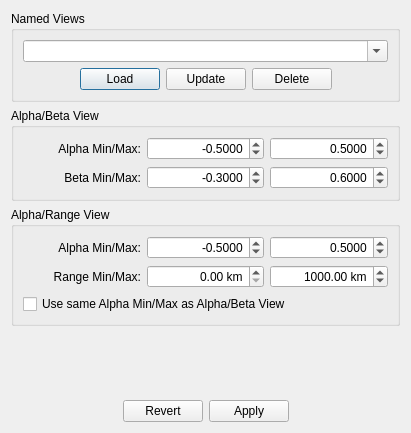
<ui version="4.0" >
 <class>ViewEditor</class>
 <widget class="QDialog" name="ViewEditor" >
  <property name="geometry" >
   <rect>
    <x>0</x>
    <y>0</y>
    <width>411</width>
    <height>433</height>
   </rect>
  </property>
  <property name="windowTitle" >
   <string>View Editor</string>
  </property>
  <layout class="QVBoxLayout" >
   <item>
    <widget class="QGroupBox" name="groupBox_3" >
     <property name="title" >
      <string>Named Views</string>
     </property>
     <layout class="QVBoxLayout" >
      <item>
       <widget class="QComboBox" name="presets_" >
        <property name="sizePolicy" >
         <sizepolicy vsizetype="Fixed" hsizetype="Expanding" >
          <horstretch>1</horstretch>
          <verstretch>0</verstretch>
         </sizepolicy>
        </property>
        <property name="editable" >
         <bool>true</bool>
        </property>
        <property name="currentIndex" >
         <number>-1</number>
        </property>
        <property name="insertPolicy" >
         <enum>QComboBox::NoInsert</enum>
        </property>
       </widget>
      </item>
      <item>
       <layout class="QHBoxLayout" >
        <item>
         <spacer>
          <property name="orientation" >
           <enum>Qt::Horizontal</enum>
          </property>
          <property name="sizeHint" >
           <size>
            <width>10</width>
            <height>20</height>
           </size>
          </property>
         </spacer>
        </item>
        <item>
         <widget class="QPushButton" name="use_" >
          <property name="focusPolicy" >
           <enum>Qt::TabFocus</enum>
          </property>
          <property name="toolTip" >
           <string>Load view values into fields below</string>
          </property>
          <property name="text" >
           <string>Load</string>
          </property>
         </widget>
        </item>
        <item>
         <widget class="QPushButton" name="update_" >
          <property name="focusPolicy" >
           <enum>Qt::TabFocus</enum>
          </property>
          <property name="toolTip" >
           <string>Update the named view with values below</string>
          </property>
          <property name="text" >
           <string>Update</string>
          </property>
          <property name="autoDefault" >
           <bool>false</bool>
          </property>
         </widget>
        </item>
        <item>
         <widget class="QPushButton" name="delete_" >
          <property name="focusPolicy" >
           <enum>Qt::TabFocus</enum>
          </property>
          <property name="toolTip" >
           <string>Delete the indicated named view</string>
          </property>
          <property name="text" >
           <string>Delete</string>
          </property>
          <property name="autoDefault" >
           <bool>false</bool>
          </property>
         </widget>
        </item>
        <item>
         <spacer>
          <property name="orientation" >
           <enum>Qt::Horizontal</enum>
          </property>
          <property name="sizeHint" >
           <size>
            <width>10</width>
            <height>20</height>
           </size>
          </property>
         </spacer>
        </item>
       </layout>
      </item>
     </layout>
    </widget>
   </item>
   <item>
    <widget class="QGroupBox" name="groupBox_4" >
     <property name="title" >
      <string>Alpha/Beta View</string>
     </property>
     <layout class="QGridLayout" >
      <item row="0" column="0" >
       <widget class="QLabel" name="label_10" >
        <property name="text" >
         <string>Alpha Min/Max:</string>
        </property>
        <property name="alignment" >
         <set>Qt::AlignRight|Qt::AlignTrailing|Qt::AlignVCenter</set>
        </property>
       </widget>
      </item>
      <item row="0" column="1" >
       <widget class="QDoubleSpinBox" name="alpha1Min_" >
        <property name="toolTip" >
         <string>Minimum alpha value in Alpha/Beta view</string>
        </property>
        <property name="alignment" >
         <set>Qt::AlignRight</set>
        </property>
        <property name="suffix" >
         <string/>
        </property>
        <property name="decimals" >
         <number>4</number>
        </property>
        <property name="minimum" >
         <double>-1.000000000000000</double>
        </property>
        <property name="maximum" >
         <double>1.000000000000000</double>
        </property>
        <property name="singleStep" >
         <double>0.050000000000000</double>
        </property>
        <property name="value" >
         <double>-0.500000000000000</double>
        </property>
       </widget>
      </item>
      <item row="0" column="2" >
       <widget class="QDoubleSpinBox" name="alpha1Max_" >
        <property name="toolTip" >
         <string>Max viewable range</string>
        </property>
        <property name="statusTip" >
         <string>Maximum alpha value in Alpha/Beta view</string>
        </property>
        <property name="alignment" >
         <set>Qt::AlignRight</set>
        </property>
        <property name="suffix" >
         <string/>
        </property>
        <property name="decimals" >
         <number>4</number>
        </property>
        <property name="minimum" >
         <double>-1.000000000000000</double>
        </property>
        <property name="maximum" >
         <double>1.000000000000000</double>
        </property>
        <property name="singleStep" >
         <double>0.050000000000000</double>
        </property>
        <property name="value" >
         <double>0.500000000000000</double>
        </property>
       </widget>
      </item>
      <item row="1" column="0" >
       <widget class="QLabel" name="label_6" >
        <property name="text" >
         <string>Beta Min/Max:</string>
        </property>
        <property name="textFormat" >
         <enum>Qt::PlainText</enum>
        </property>
        <property name="alignment" >
         <set>Qt::AlignRight|Qt::AlignTrailing|Qt::AlignVCenter</set>
        </property>
       </widget>
      </item>
      <item row="1" column="1" >
       <widget class="QDoubleSpinBox" name="betaMin_" >
        <property name="toolTip" >
         <string>Minimum beta value in Alpha/Beta view</string>
        </property>
        <property name="alignment" >
         <set>Qt::AlignRight|Qt::AlignTrailing|Qt::AlignVCenter</set>
        </property>
        <property name="suffix" >
         <string/>
        </property>
        <property name="decimals" >
         <number>4</number>
        </property>
        <property name="minimum" >
         <double>-1.000000000000000</double>
        </property>
        <property name="maximum" >
         <double>1.000000000000000</double>
        </property>
        <property name="singleStep" >
         <double>0.050000000000000</double>
        </property>
        <property name="value" >
         <double>-0.300000000000000</double>
        </property>
       </widget>
      </item>
      <item row="1" column="2" >
       <widget class="QDoubleSpinBox" name="betaMax_" >
        <property name="toolTip" >
         <string>Maximum beta value in Alpha/Beta view</string>
        </property>
        <property name="alignment" >
         <set>Qt::AlignRight|Qt::AlignTrailing|Qt::AlignVCenter</set>
        </property>
        <property name="suffix" >
         <string/>
        </property>
        <property name="decimals" >
         <number>4</number>
        </property>
        <property name="minimum" >
         <double>-1.000000000000000</double>
        </property>
        <property name="maximum" >
         <double>1.000000000000000</double>
        </property>
        <property name="singleStep" >
         <double>0.050000000000000</double>
        </property>
        <property name="value" >
         <double>0.600000000000000</double>
        </property>
       </widget>
      </item>
     </layout>
    </widget>
   </item>
   <item>
    <widget class="QGroupBox" name="groupBox_5" >
     <property name="title" >
      <string>Alpha/Range View</string>
     </property>
     <layout class="QGridLayout" >
      <item row="0" column="0" >
       <widget class="QLabel" name="label_11" >
        <property name="text" >
         <string>Alpha Min/Max:</string>
        </property>
        <property name="alignment" >
         <set>Qt::AlignRight|Qt::AlignTrailing|Qt::AlignVCenter</set>
        </property>
       </widget>
      </item>
      <item row="0" column="1" >
       <widget class="QDoubleSpinBox" name="alpha2Min_" >
        <property name="toolTip" >
         <string>Minimum alpha value in Alpha/Range view</string>
        </property>
        <property name="alignment" >
         <set>Qt::AlignRight</set>
        </property>
        <property name="suffix" >
         <string/>
        </property>
        <property name="decimals" >
         <number>4</number>
        </property>
        <property name="minimum" >
         <double>-1.000000000000000</double>
        </property>
        <property name="maximum" >
         <double>1.000000000000000</double>
        </property>
        <property name="singleStep" >
         <double>0.050000000000000</double>
        </property>
        <property name="value" >
         <double>-0.500000000000000</double>
        </property>
       </widget>
      </item>
      <item row="0" column="2" >
       <widget class="QDoubleSpinBox" name="alpha2Max_" >
        <property name="toolTip" >
         <string>Maximum alpha value in Alpha/Range view</string>
        </property>
        <property name="alignment" >
         <set>Qt::AlignRight</set>
        </property>
        <property name="suffix" >
         <string/>
        </property>
        <property name="decimals" >
         <number>4</number>
        </property>
        <property name="minimum" >
         <double>-1.000000000000000</double>
        </property>
        <property name="maximum" >
         <double>1.000000000000000</double>
        </property>
        <property name="singleStep" >
         <double>0.050000000000000</double>
        </property>
        <property name="value" >
         <double>0.500000000000000</double>
        </property>
       </widget>
      </item>
      <item row="1" column="0" >
       <widget class="QLabel" name="label_9" >
        <property name="text" >
         <string>Range Min/Max:</string>
        </property>
        <property name="textFormat" >
         <enum>Qt::PlainText</enum>
        </property>
        <property name="alignment" >
         <set>Qt::AlignRight|Qt::AlignTrailing|Qt::AlignVCenter</set>
        </property>
       </widget>
      </item>
      <item row="1" column="1" >
       <widget class="QDoubleSpinBox" name="rangeMin_" >
        <property name="toolTip" >
         <string>Minimum range value in Alpha/Range view</string>
        </property>
        <property name="alignment" >
         <set>Qt::AlignRight|Qt::AlignTrailing|Qt::AlignVCenter</set>
        </property>
        <property name="suffix" >
         <string> km</string>
        </property>
        <property name="decimals" >
         <number>2</number>
        </property>
        <property name="minimum" >
         <double>0.000000000000000</double>
        </property>
        <property name="maximum" >
         <double>10000.000000000000000</double>
        </property>
        <property name="singleStep" >
         <double>0.100000000000000</double>
        </property>
        <property name="value" >
         <double>0.000000000000000</double>
        </property>
       </widget>
      </item>
      <item row="1" column="2" >
       <widget class="QDoubleSpinBox" name="rangeMax_" >
        <property name="toolTip" >
         <string>Maximum range value in Alpha/Range view</string>
        </property>
        <property name="alignment" >
         <set>Qt::AlignRight|Qt::AlignTrailing|Qt::AlignVCenter</set>
        </property>
        <property name="suffix" >
         <string> km</string>
        </property>
        <property name="decimals" >
         <number>2</number>
        </property>
        <property name="minimum" >
         <double>0.000000000000000</double>
        </property>
        <property name="maximum" >
         <double>10000.000000000000000</double>
        </property>
        <property name="singleStep" >
         <double>0.100000000000000</double>
        </property>
        <property name="value" >
         <double>1000.000000000000000</double>
        </property>
       </widget>
      </item>
      <item row="2" column="0" colspan="3" >
       <widget class="QCheckBox" name="syncAlphaMinMax_" >
        <property name="text" >
         <string>Use same Alpha Min/Max as Alpha/Beta View</string>
        </property>
       </widget>
      </item>
     </layout>
    </widget>
   </item>
   <item>
    <spacer>
     <property name="orientation" >
      <enum>Qt::Vertical</enum>
     </property>
     <property name="sizeHint" >
      <size>
       <width>31</width>
       <height>20</height>
      </size>
     </property>
    </spacer>
   </item>
   <item>
    <layout class="QHBoxLayout" >
     <item>
      <spacer>
       <property name="orientation" >
        <enum>Qt::Horizontal</enum>
       </property>
       <property name="sizeHint" >
        <size>
         <width>10</width>
         <height>20</height>
        </size>
       </property>
      </spacer>
     </item>
     <item>
      <widget class="QPushButton" name="revert_" >
       <property name="toolTip" >
        <string>Revert above fields to values from views.</string>
       </property>
       <property name="text" >
        <string>Revert</string>
       </property>
       <property name="autoDefault" >
        <bool>false</bool>
       </property>
      </widget>
     </item>
     <item>
      <widget class="QPushButton" name="apply_" >
       <property name="focusPolicy" >
        <enum>Qt::TabFocus</enum>
       </property>
       <property name="toolTip" >
        <string>Apply view settings</string>
       </property>
       <property name="text" >
        <string>Apply</string>
       </property>
       <property name="autoDefault" >
        <bool>false</bool>
       </property>
       <property name="default" >
        <bool>false</bool>
       </property>
      </widget>
     </item>
     <item>
      <spacer>
       <property name="orientation" >
        <enum>Qt::Horizontal</enum>
       </property>
       <property name="sizeHint" >
        <size>
         <width>10</width>
         <height>20</height>
        </size>
       </property>
      </spacer>
     </item>
    </layout>
   </item>
  </layout>
 </widget>
 <tabstops>
  <tabstop>presets_</tabstop>
  <tabstop>use_</tabstop>
  <tabstop>update_</tabstop>
  <tabstop>delete_</tabstop>
  <tabstop>alpha1Min_</tabstop>
  <tabstop>alpha1Max_</tabstop>
  <tabstop>betaMin_</tabstop>
  <tabstop>betaMax_</tabstop>
  <tabstop>alpha2Min_</tabstop>
  <tabstop>alpha2Max_</tabstop>
  <tabstop>rangeMin_</tabstop>
  <tabstop>rangeMax_</tabstop>
  <tabstop>revert_</tabstop>
  <tabstop>apply_</tabstop>
 </tabstops>
 <resources/>
 <connections/>
</ui>
